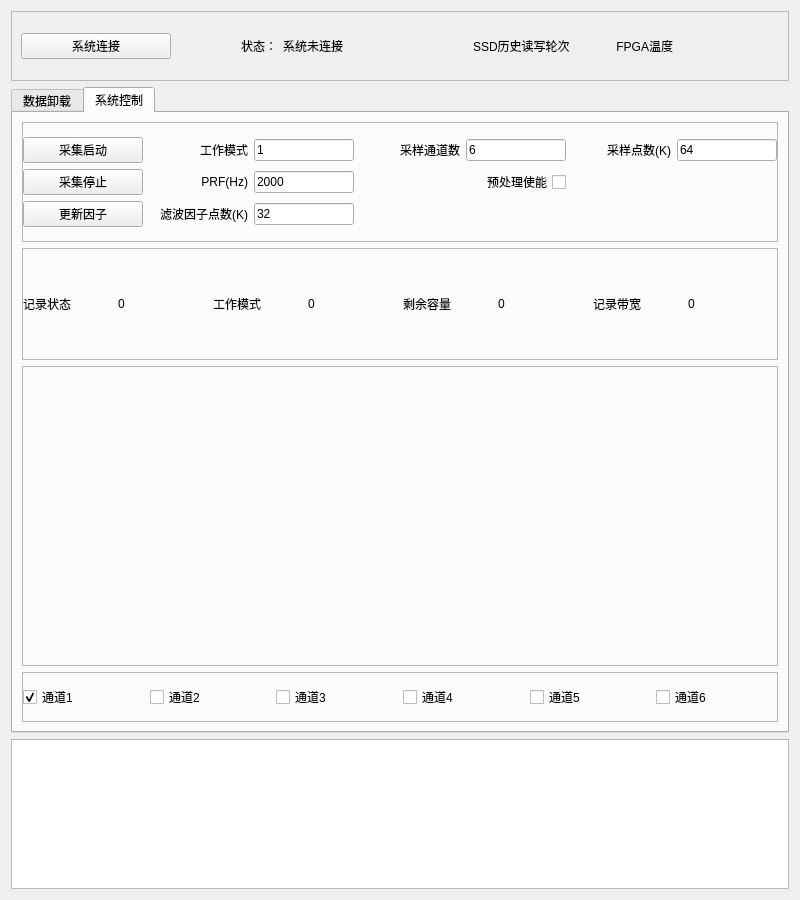
<?xml version="1.0" encoding="UTF-8"?>
<ui version="4.0">
 <class>Form</class>
 <widget class="QWidget" name="Form">
  <property name="geometry">
   <rect>
    <x>0</x>
    <y>0</y>
    <width>800</width>
    <height>900</height>
   </rect>
  </property>
  <property name="minimumSize">
   <size>
    <width>800</width>
    <height>900</height>
   </size>
  </property>
  <property name="maximumSize">
   <size>
    <width>900</width>
    <height>900</height>
   </size>
  </property>
  <property name="windowTitle">
   <string>BAP004数据记录子系统</string>
  </property>
  <layout class="QVBoxLayout" name="verticalLayout">
   <item>
    <layout class="QGridLayout" name="gridLayout">
     <item row="1" column="0" colspan="4">
      <widget class="QTabWidget" name="tabWidget">
       <property name="currentIndex">
        <number>1</number>
       </property>
       <property name="iconSize">
        <size>
         <width>16</width>
         <height>16</height>
        </size>
       </property>
       <widget class="QWidget" name="tab">
        <attribute name="title">
         <string>数据卸载</string>
        </attribute>
        <layout class="QVBoxLayout" name="verticalLayout_2">
         <item>
          <layout class="QGridLayout" name="gridLayout_2">
           <item row="5" column="6">
            <widget class="QPushButton" name="btn_stopunload">
             <property name="minimumSize">
              <size>
               <width>150</width>
               <height>0</height>
              </size>
             </property>
             <property name="maximumSize">
              <size>
               <width>150</width>
               <height>16777215</height>
              </size>
             </property>
             <property name="text">
              <string>停止卸载</string>
             </property>
            </widget>
           </item>
           <item row="3" column="0" colspan="7">
            <widget class="QProgressBar" name="bar_percent">
             <property name="value">
              <number>0</number>
             </property>
            </widget>
           </item>
           <item row="0" column="1">
            <widget class="QPushButton" name="btn_checkall">
             <property name="text">
              <string>全选</string>
             </property>
            </widget>
           </item>
           <item row="1" column="0" colspan="7">
            <widget class="QTableWidget" name="tableWidget">
             <property name="editTriggers">
              <set>QAbstractItemView::NoEditTriggers</set>
             </property>
             <column>
              <property name="text">
               <string>选择</string>
              </property>
             </column>
             <column>
              <property name="text">
               <string>ID</string>
              </property>
             </column>
             <column>
              <property name="text">
               <string>文件名</string>
              </property>
             </column>
             <column>
              <property name="text">
               <string>文件大小(GB)</string>
              </property>
             </column>
            </widget>
           </item>
           <item row="0" column="6">
            <widget class="QPushButton" name="btn_format">
             <property name="minimumSize">
              <size>
               <width>150</width>
               <height>0</height>
              </size>
             </property>
             <property name="maximumSize">
              <size>
               <width>150</width>
               <height>16777215</height>
              </size>
             </property>
             <property name="text">
              <string>格式化</string>
             </property>
            </widget>
           </item>
           <item row="0" column="0">
            <widget class="QPushButton" name="btn_filelist">
             <property name="minimumSize">
              <size>
               <width>150</width>
               <height>0</height>
              </size>
             </property>
             <property name="maximumSize">
              <size>
               <width>150</width>
               <height>16777215</height>
              </size>
             </property>
             <property name="text">
              <string>获取文件列表</string>
             </property>
            </widget>
           </item>
           <item row="5" column="4">
            <widget class="QLabel" name="label_speed">
             <property name="text">
              <string/>
             </property>
            </widget>
           </item>
           <item row="5" column="0">
            <widget class="QPushButton" name="btn_unload">
             <property name="minimumSize">
              <size>
               <width>150</width>
               <height>0</height>
              </size>
             </property>
             <property name="maximumSize">
              <size>
               <width>150</width>
               <height>16777215</height>
              </size>
             </property>
             <property name="text">
              <string>启动卸载</string>
             </property>
            </widget>
           </item>
           <item row="5" column="5">
            <widget class="QLabel" name="label_file_process">
             <property name="text">
              <string/>
             </property>
            </widget>
           </item>
           <item row="0" column="2" colspan="4">
            <spacer name="horizontalSpacer_2">
             <property name="orientation">
              <enum>Qt::Horizontal</enum>
             </property>
             <property name="sizeHint" stdset="0">
              <size>
               <width>40</width>
               <height>20</height>
              </size>
             </property>
            </spacer>
           </item>
           <item row="5" column="2">
            <widget class="QCheckBox" name="chk_unpack">
             <property name="text">
              <string>解交织</string>
             </property>
            </widget>
           </item>
           <item row="5" column="1">
            <widget class="QCheckBox" name="chk_save">
             <property name="text">
              <string>存盘</string>
             </property>
             <property name="checked">
              <bool>true</bool>
             </property>
            </widget>
           </item>
           <item row="2" column="5">
            <widget class="QPushButton" name="btn_page_next">
             <property name="text">
              <string>下一页</string>
             </property>
            </widget>
           </item>
           <item row="2" column="1">
            <widget class="QPushButton" name="btn_page_prev">
             <property name="text">
              <string>上一页</string>
             </property>
            </widget>
           </item>
           <item row="2" column="4">
            <widget class="QLabel" name="label_total_page">
             <property name="text">
              <string>共 0 页</string>
             </property>
             <property name="textFormat">
              <enum>Qt::AutoText</enum>
             </property>
             <property name="alignment">
              <set>Qt::AlignCenter</set>
             </property>
            </widget>
           </item>
           <item row="2" column="3">
            <widget class="QPushButton" name="btn_page_jump">
             <property name="text">
              <string>跳转</string>
             </property>
            </widget>
           </item>
           <item row="2" column="0">
            <widget class="QPushButton" name="btn_page_home">
             <property name="text">
              <string>首页</string>
             </property>
            </widget>
           </item>
           <item row="2" column="6">
            <widget class="QPushButton" name="btn_page_end">
             <property name="text">
              <string>末页</string>
             </property>
             <property name="iconSize">
              <size>
               <width>16</width>
               <height>16</height>
              </size>
             </property>
            </widget>
           </item>
           <item row="2" column="2">
            <widget class="QSpinBox" name="spinBox_page">
             <property name="alignment">
              <set>Qt::AlignCenter</set>
             </property>
            </widget>
           </item>
          </layout>
         </item>
        </layout>
       </widget>
       <widget class="QWidget" name="tab_2">
        <attribute name="title">
         <string>系统控制</string>
        </attribute>
        <layout class="QGridLayout" name="gridLayout_4">
         <item row="0" column="0">
          <layout class="QGridLayout" name="gridLayout_3">
           <item row="3" column="0">
            <widget class="QFrame" name="frame">
             <property name="minimumSize">
              <size>
               <width>0</width>
               <height>7</height>
              </size>
             </property>
             <property name="maximumSize">
              <size>
               <width>16777215</width>
               <height>50</height>
              </size>
             </property>
             <property name="frameShape">
              <enum>QFrame::StyledPanel</enum>
             </property>
             <property name="frameShadow">
              <enum>QFrame::Raised</enum>
             </property>
             <layout class="QHBoxLayout" name="horizontalLayout_6">
              <property name="leftMargin">
               <number>0</number>
              </property>
              <property name="topMargin">
               <number>0</number>
              </property>
              <property name="rightMargin">
               <number>0</number>
              </property>
              <property name="bottomMargin">
               <number>0</number>
              </property>
              <item>
               <layout class="QHBoxLayout" name="horizontalLayout_5">
                <item>
                 <widget class="QCheckBox" name="chk1">
                  <property name="text">
                   <string>通道1</string>
                  </property>
                  <property name="checked">
                   <bool>true</bool>
                  </property>
                 </widget>
                </item>
                <item>
                 <widget class="QCheckBox" name="chk2">
                  <property name="text">
                   <string>通道2</string>
                  </property>
                 </widget>
                </item>
                <item>
                 <widget class="QCheckBox" name="chk3">
                  <property name="text">
                   <string>通道3</string>
                  </property>
                 </widget>
                </item>
                <item>
                 <widget class="QCheckBox" name="chk4">
                  <property name="text">
                   <string>通道4</string>
                  </property>
                 </widget>
                </item>
                <item>
                 <widget class="QCheckBox" name="chk5">
                  <property name="text">
                   <string>通道5</string>
                  </property>
                 </widget>
                </item>
                <item>
                 <widget class="QCheckBox" name="chk6">
                  <property name="text">
                   <string>通道6</string>
                  </property>
                 </widget>
                </item>
               </layout>
              </item>
             </layout>
            </widget>
           </item>
           <item row="1" column="0">
            <widget class="QFrame" name="frame_3">
             <property name="frameShape">
              <enum>QFrame::StyledPanel</enum>
             </property>
             <property name="frameShadow">
              <enum>QFrame::Raised</enum>
             </property>
             <layout class="QHBoxLayout" name="horizontalLayout_4">
              <property name="leftMargin">
               <number>0</number>
              </property>
              <property name="topMargin">
               <number>0</number>
              </property>
              <property name="rightMargin">
               <number>0</number>
              </property>
              <property name="bottomMargin">
               <number>0</number>
              </property>
              <item>
               <layout class="QHBoxLayout" name="horizontalLayout_3">
                <item>
                 <widget class="QLabel" name="label_9">
                  <property name="text">
                   <string>记录状态</string>
                  </property>
                 </widget>
                </item>
                <item>
                 <widget class="QLabel" name="lab_p1">
                  <property name="text">
                   <string>0</string>
                  </property>
                 </widget>
                </item>
                <item>
                 <widget class="QLabel" name="label_10">
                  <property name="text">
                   <string>工作模式</string>
                  </property>
                 </widget>
                </item>
                <item>
                 <widget class="QLabel" name="lab_p2">
                  <property name="text">
                   <string>0</string>
                  </property>
                 </widget>
                </item>
                <item>
                 <widget class="QLabel" name="label_13">
                  <property name="text">
                   <string>剩余容量</string>
                  </property>
                 </widget>
                </item>
                <item>
                 <widget class="QLabel" name="lab_p3">
                  <property name="text">
                   <string>0</string>
                  </property>
                 </widget>
                </item>
                <item>
                 <widget class="QLabel" name="label_15">
                  <property name="text">
                   <string>记录带宽</string>
                  </property>
                 </widget>
                </item>
                <item>
                 <widget class="QLabel" name="lab_p4">
                  <property name="text">
                   <string>0</string>
                  </property>
                 </widget>
                </item>
               </layout>
              </item>
             </layout>
            </widget>
           </item>
           <item row="2" column="0">
            <widget class="QFrame" name="frame_5">
             <property name="minimumSize">
              <size>
               <width>0</width>
               <height>300</height>
              </size>
             </property>
             <property name="frameShape">
              <enum>QFrame::StyledPanel</enum>
             </property>
             <property name="frameShadow">
              <enum>QFrame::Raised</enum>
             </property>
             <layout class="QHBoxLayout" name="horizontalLayout_8">
              <property name="leftMargin">
               <number>0</number>
              </property>
              <property name="topMargin">
               <number>0</number>
              </property>
              <property name="rightMargin">
               <number>0</number>
              </property>
              <property name="bottomMargin">
               <number>0</number>
              </property>
              <item>
               <layout class="QGridLayout" name="grid_graph">
                <property name="leftMargin">
                 <number>10</number>
                </property>
                <property name="topMargin">
                 <number>10</number>
                </property>
                <property name="rightMargin">
                 <number>10</number>
                </property>
                <property name="bottomMargin">
                 <number>10</number>
                </property>
               </layout>
              </item>
             </layout>
            </widget>
           </item>
           <item row="0" column="0">
            <widget class="QFrame" name="frame_4">
             <property name="minimumSize">
              <size>
               <width>0</width>
               <height>120</height>
              </size>
             </property>
             <property name="frameShape">
              <enum>QFrame::StyledPanel</enum>
             </property>
             <property name="frameShadow">
              <enum>QFrame::Raised</enum>
             </property>
             <layout class="QVBoxLayout" name="verticalLayout_3">
              <property name="leftMargin">
               <number>0</number>
              </property>
              <property name="rightMargin">
               <number>0</number>
              </property>
              <item>
               <layout class="QGridLayout" name="gridLayout_5">
                <item row="1" column="1">
                 <widget class="QLabel" name="label_22">
                  <property name="minimumSize">
                   <size>
                    <width>0</width>
                    <height>0</height>
                   </size>
                  </property>
                  <property name="maximumSize">
                   <size>
                    <width>10000</width>
                    <height>16777215</height>
                   </size>
                  </property>
                  <property name="text">
                   <string>PRF(Hz)</string>
                  </property>
                  <property name="alignment">
                   <set>Qt::AlignRight|Qt::AlignTrailing|Qt::AlignVCenter</set>
                  </property>
                 </widget>
                </item>
                <item row="0" column="2">
                 <widget class="QLineEdit" name="txt_p2_3">
                  <property name="minimumSize">
                   <size>
                    <width>80</width>
                    <height>0</height>
                   </size>
                  </property>
                  <property name="maximumSize">
                   <size>
                    <width>100</width>
                    <height>16777215</height>
                   </size>
                  </property>
                  <property name="text">
                   <string>1</string>
                  </property>
                 </widget>
                </item>
                <item row="0" column="0">
                 <widget class="QPushButton" name="btn_start">
                  <property name="text">
                   <string>采集启动</string>
                  </property>
                 </widget>
                </item>
                <item row="1" column="2">
                 <widget class="QLineEdit" name="txt_p3_3">
                  <property name="minimumSize">
                   <size>
                    <width>80</width>
                    <height>0</height>
                   </size>
                  </property>
                  <property name="maximumSize">
                   <size>
                    <width>100</width>
                    <height>16777215</height>
                   </size>
                  </property>
                  <property name="text">
                   <string>2000</string>
                  </property>
                 </widget>
                </item>
                <item row="1" column="0">
                 <widget class="QPushButton" name="btn_stop">
                  <property name="minimumSize">
                   <size>
                    <width>120</width>
                    <height>0</height>
                   </size>
                  </property>
                  <property name="text">
                   <string>采集停止</string>
                  </property>
                 </widget>
                </item>
                <item row="0" column="6">
                 <widget class="QLineEdit" name="txt_p3">
                  <property name="minimumSize">
                   <size>
                    <width>80</width>
                    <height>0</height>
                   </size>
                  </property>
                  <property name="maximumSize">
                   <size>
                    <width>100</width>
                    <height>16777215</height>
                   </size>
                  </property>
                  <property name="text">
                   <string>64</string>
                  </property>
                 </widget>
                </item>
                <item row="0" column="4">
                 <widget class="QLineEdit" name="txt_p2">
                  <property name="minimumSize">
                   <size>
                    <width>80</width>
                    <height>0</height>
                   </size>
                  </property>
                  <property name="maximumSize">
                   <size>
                    <width>100</width>
                    <height>16777215</height>
                   </size>
                  </property>
                  <property name="text">
                   <string>6</string>
                  </property>
                 </widget>
                </item>
                <item row="0" column="5">
                 <widget class="QLabel" name="label_21">
                  <property name="minimumSize">
                   <size>
                    <width>0</width>
                    <height>0</height>
                   </size>
                  </property>
                  <property name="maximumSize">
                   <size>
                    <width>10000</width>
                    <height>16777215</height>
                   </size>
                  </property>
                  <property name="text">
                   <string>采样点数(K)</string>
                  </property>
                  <property name="alignment">
                   <set>Qt::AlignRight|Qt::AlignTrailing|Qt::AlignVCenter</set>
                  </property>
                 </widget>
                </item>
                <item row="0" column="1">
                 <widget class="QLabel" name="label_14">
                  <property name="minimumSize">
                   <size>
                    <width>0</width>
                    <height>0</height>
                   </size>
                  </property>
                  <property name="maximumSize">
                   <size>
                    <width>10000</width>
                    <height>16777215</height>
                   </size>
                  </property>
                  <property name="text">
                   <string>工作模式</string>
                  </property>
                  <property name="alignment">
                   <set>Qt::AlignRight|Qt::AlignTrailing|Qt::AlignVCenter</set>
                  </property>
                 </widget>
                </item>
                <item row="0" column="3">
                 <widget class="QLabel" name="label_20">
                  <property name="minimumSize">
                   <size>
                    <width>0</width>
                    <height>0</height>
                   </size>
                  </property>
                  <property name="maximumSize">
                   <size>
                    <width>10000</width>
                    <height>16777215</height>
                   </size>
                  </property>
                  <property name="text">
                   <string>采样通道数</string>
                  </property>
                  <property name="alignment">
                   <set>Qt::AlignRight|Qt::AlignTrailing|Qt::AlignVCenter</set>
                  </property>
                 </widget>
                </item>
                <item row="2" column="0">
                 <widget class="QPushButton" name="btn_coe">
                  <property name="minimumSize">
                   <size>
                    <width>100</width>
                    <height>0</height>
                   </size>
                  </property>
                  <property name="text">
                   <string>更新因子</string>
                  </property>
                 </widget>
                </item>
                <item row="2" column="1">
                 <widget class="QLabel" name="label_23">
                  <property name="minimumSize">
                   <size>
                    <width>0</width>
                    <height>0</height>
                   </size>
                  </property>
                  <property name="maximumSize">
                   <size>
                    <width>10000</width>
                    <height>16777215</height>
                   </size>
                  </property>
                  <property name="text">
                   <string>滤波因子点数(K)</string>
                  </property>
                  <property name="alignment">
                   <set>Qt::AlignRight|Qt::AlignTrailing|Qt::AlignVCenter</set>
                  </property>
                 </widget>
                </item>
                <item row="2" column="2">
                 <widget class="QLineEdit" name="txt_p7">
                  <property name="minimumSize">
                   <size>
                    <width>80</width>
                    <height>0</height>
                   </size>
                  </property>
                  <property name="maximumSize">
                   <size>
                    <width>100</width>
                    <height>16777215</height>
                   </size>
                  </property>
                  <property name="text">
                   <string>32</string>
                  </property>
                 </widget>
                </item>
                <item row="1" column="4">
                 <widget class="QCheckBox" name="checkBox">
                  <property name="layoutDirection">
                   <enum>Qt::RightToLeft</enum>
                  </property>
                  <property name="text">
                   <string>预处理使能</string>
                  </property>
                 </widget>
                </item>
               </layout>
              </item>
             </layout>
            </widget>
           </item>
          </layout>
         </item>
        </layout>
       </widget>
      </widget>
     </item>
     <item row="2" column="0" colspan="4">
      <widget class="QTextBrowser" name="textBrowser">
       <property name="maximumSize">
        <size>
         <width>16777215</width>
         <height>150</height>
        </size>
       </property>
      </widget>
     </item>
     <item row="0" column="0" colspan="4">
      <widget class="QFrame" name="frame_2">
       <property name="maximumSize">
        <size>
         <width>16777215</width>
         <height>70</height>
        </size>
       </property>
       <property name="frameShape">
        <enum>QFrame::StyledPanel</enum>
       </property>
       <property name="frameShadow">
        <enum>QFrame::Raised</enum>
       </property>
       <layout class="QHBoxLayout" name="horizontalLayout_2">
        <item>
         <layout class="QHBoxLayout" name="horizontalLayout">
          <item>
           <widget class="QPushButton" name="btn_connect">
            <property name="minimumSize">
             <size>
              <width>150</width>
              <height>0</height>
             </size>
            </property>
            <property name="maximumSize">
             <size>
              <width>150</width>
              <height>16777215</height>
             </size>
            </property>
            <property name="text">
             <string>系统连接</string>
            </property>
           </widget>
          </item>
          <item>
           <widget class="QLabel" name="label_2">
            <property name="minimumSize">
             <size>
              <width>100</width>
              <height>0</height>
             </size>
            </property>
            <property name="maximumSize">
             <size>
              <width>100</width>
              <height>16777215</height>
             </size>
            </property>
            <property name="text">
             <string>状态：</string>
            </property>
            <property name="alignment">
             <set>Qt::AlignRight|Qt::AlignTrailing|Qt::AlignVCenter</set>
            </property>
           </widget>
          </item>
          <item>
           <widget class="QLabel" name="label_status">
            <property name="text">
             <string>系统未连接</string>
            </property>
           </widget>
          </item>
          <item>
           <spacer name="horizontalSpacer">
            <property name="orientation">
             <enum>Qt::Horizontal</enum>
            </property>
            <property name="sizeHint" stdset="0">
             <size>
              <width>40</width>
              <height>20</height>
             </size>
            </property>
           </spacer>
          </item>
          <item>
           <widget class="QLabel" name="label_4">
            <property name="text">
             <string>SSD历史读写轮次</string>
            </property>
           </widget>
          </item>
          <item>
           <widget class="QLabel" name="label">
            <property name="text">
             <string>          </string>
            </property>
           </widget>
          </item>
          <item>
           <widget class="QLabel" name="label_5">
            <property name="text">
             <string>FPGA温度</string>
            </property>
            <property name="alignment">
             <set>Qt::AlignRight|Qt::AlignTrailing|Qt::AlignVCenter</set>
            </property>
           </widget>
          </item>
          <item>
           <widget class="QLabel" name="label_3">
            <property name="text">
             <string>          </string>
            </property>
           </widget>
          </item>
         </layout>
        </item>
        <item>
         <widget class="QLabel" name="lab_logo">
          <property name="minimumSize">
           <size>
            <width>60</width>
            <height>50</height>
           </size>
          </property>
          <property name="maximumSize">
           <size>
            <width>60</width>
            <height>50</height>
           </size>
          </property>
          <property name="text">
           <string/>
          </property>
         </widget>
        </item>
       </layout>
      </widget>
     </item>
    </layout>
   </item>
  </layout>
 </widget>
 <resources/>
 <connections/>
</ui>
